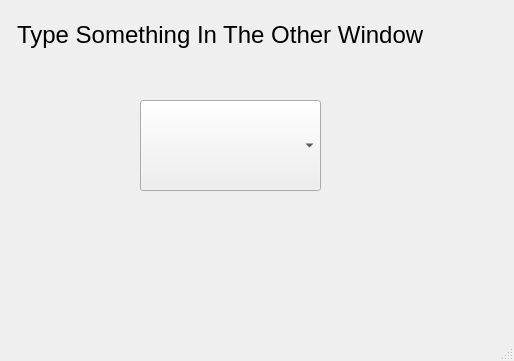
<?xml version="1.0" encoding="UTF-8"?>
<ui version="4.0">
 <class>SecondWindow</class>
 <widget class="QMainWindow" name="SecondWindow">
  <property name="geometry">
   <rect>
    <x>0</x>
    <y>0</y>
    <width>514</width>
    <height>361</height>
   </rect>
  </property>
  <property name="windowTitle">
   <string>MainWindow</string>
  </property>
  <widget class="QWidget" name="centralwidget">
   <widget class="QLabel" name="label">
    <property name="geometry">
     <rect>
      <x>17</x>
      <y>15</y>
      <width>461</width>
      <height>41</height>
     </rect>
    </property>
    <property name="text">
     <string>&lt;html&gt;&lt;head/&gt;&lt;body&gt;&lt;p&gt;&lt;span style=&quot; font-size:18pt;&quot;&gt;Type Something In The Other Window&lt;/span&gt;&lt;/p&gt;&lt;/body&gt;&lt;/html&gt;</string>
    </property>
   </widget>
   <widget class="QComboBox" name="comboBox">
    <property name="geometry">
     <rect>
      <x>140</x>
      <y>100</y>
      <width>181</width>
      <height>91</height>
     </rect>
    </property>
    <property name="font">
     <font>
      <family>Papyrus</family>
      <pointsize>14</pointsize>
     </font>
    </property>
    <property name="placeholderText">
     <string notr="true"/>
    </property>
   </widget>
  </widget>
  <widget class="QMenuBar" name="menubar">
   <property name="geometry">
    <rect>
     <x>0</x>
     <y>0</y>
     <width>514</width>
     <height>37</height>
    </rect>
   </property>
  </widget>
  <widget class="QStatusBar" name="statusbar"/>
 </widget>
 <resources/>
 <connections/>
</ui>
